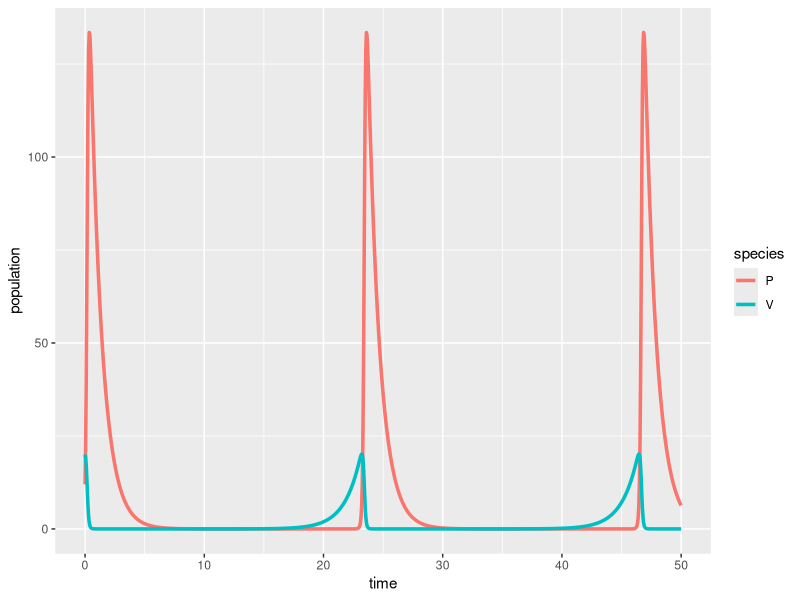

Generate this figure with R:
## ---- chunk 1
#| message: false
#| warning: false
# load libraries ----
library(tidyverse)
library(deSolve)
library(kableExtra)
## ---- chunk 2
# Create a sequence of times (days) ----
time <- seq(from = 0, to = 50, by = 0.05)

# Set some parameter values (these can change - keep it in mind) ----
parameters <- c(r = .75, alpha = 0.10, beta = 0.7, q = 1)

# Set the initial condition (prey and predator populations at t = 0) ----
# Recall: V = prey, P = predator
init_cond <- c(V = 20, P = 12)

# Prepare the series of differential equations as a function ----
lv_equations <- function(time, init_cond, parameters) {
  with(as.list(c(init_cond, parameters)), {
    dVdt = r * V - alpha * V * P
    dPdt = beta * V * P - q * P
    return(list(c(dVdt, dPdt)))
  })
}

# Find the approximate the solution using `deSolve::ode()` ----
approx_lv <- ode(y = init_cond, times = time, func = lv_equations, parms = parameters)

# Check the class ----
class(approx_lv)

# We really want this to be a data frame, AND we want both prey (V) and predator (P) to be in the same column -- we'll learn why in EDS 221 (tidy data) ----
approx_lk_df <- data.frame(approx_lv) |> 
  pivot_longer(cols = c(V, P), names_to = "species", values_to = "population")

# Plot it ----
ggplot(data = approx_lk_df, aes(x = time, y = population)) +
  geom_line(aes(color = species), linewidth = 1.2)
